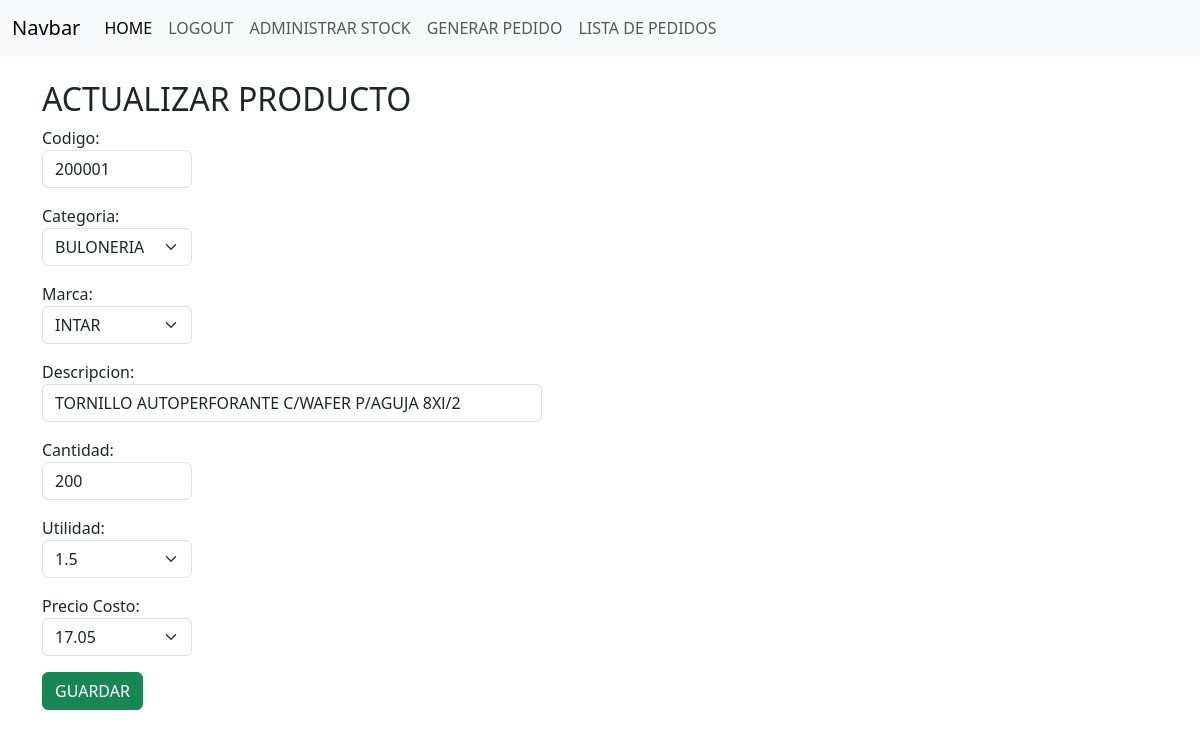
Before: /stock/actualizar/8/ (signed in) with the older database file.
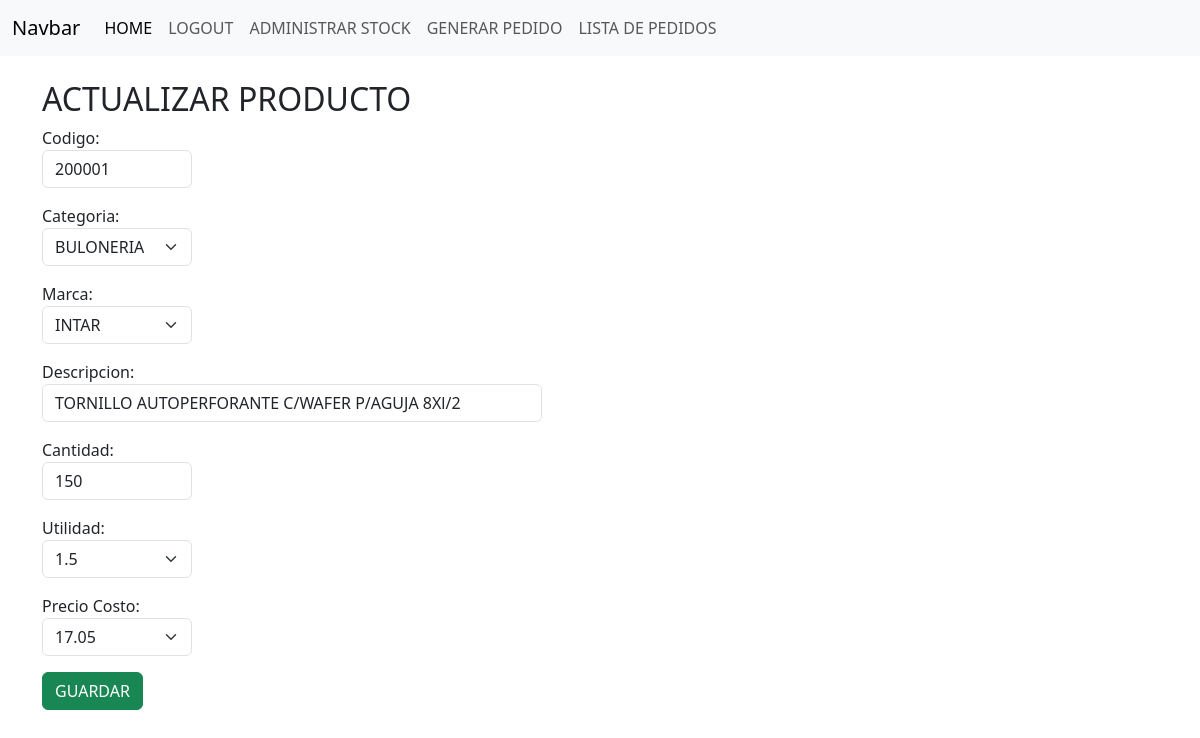
After: the same page with the newer database file.
### stock/models.py (models this page shows)
class Producto(models.Model):
    categoria = models.ForeignKey(Categorias, on_delete=models.CASCADE)
    marca = models.ForeignKey(Marcas, on_delete=models.CASCADE)
    codigo = models.IntegerField()
    descripcion = models.CharField(max_length = 150)
    cantidad = models.IntegerField()
    precioCosto = models.FloatField(default=0.0)
    utilidad = models.ForeignKey(Utilidad, on_delete=models.CASCADE)
    precioPublico= models.FloatField(default=0.0)

### stock/views.py (the view)
# urls.py: path('stock/actualizar/<int:id>/', views.actualizar, name='actualizar'),
@login_required
def actualizar(request, id):
    producto = get_object_or_404 (Producto, id=id)
    if request.method=='GET':
        form = ProductoForm(instance=producto)
        return render(request, 'actualizar.html',{
            'form': form,
            'producto': producto
        })
    elif request.method=='POST':
        form = ProductoForm(request.POST, instance=producto)
        if form.is_valid():
            form.save()  # Esto guarda los datos en la base de datos
            print(request.POST)
            return redirect('stock')
    else:
        return render(request, 'actualizar.html', {'form': None, 'producto': None})

### stock/forms.py
class ProductoForm(ModelForm):
    class Meta:
        model= Producto
        fields=('codigo', 'categoria' , 'marca' , 'descripcion' , 'cantidad' , 'utilidad' ,'precioCosto')
        widgets ={
            'codigo': forms.NumberInput(attrs={'class': 'form-control','id':'codigo','style': 'width: 150px'}),
            'categoria': forms.Select(attrs={'class': 'form-select','style': 'width: 150px','placeholder': 'Seleccione la categoría'}),
            'marca': forms.Select(attrs={'class': 'form-select','id':'marca','style': 'width: 150px','placeholder': 'Seleccione la marca'}),
            'descripcion': forms.TextInput(attrs={'class': 'form-control', 'id':'descripcion','style': 'width: 500px'}),
            'cantidad': forms.NumberInput(attrs={'class': 'form-control','id':'cantidad','style': 'width: 150px'}),
            'utilidad': forms.Select(attrs={'class': 'form-select','style': 'width: 150px','placeholder': 'Seleccione la utilidad'}),
            'precioCosto': forms.NumberInput(attrs={'class': 'form-select','style': 'width: 150px'}),
        }
        labels = {
            'precioCosto': 'Precio Costo',
        }

### stock/models.py (called while the page is built)
    def __str__ (self):
        return str(self.utilValor)

### stock/templates/actualizar.html (shortened to what this page needs)
{% extends 'base.html' %} {% block content %}
{% load static %}
<div class="container">
    <div><h2>ACTUALIZAR PRODUCTO</h2></div>
    <form method="POST" action="{% url 'actualizar' id=producto.id %}">
        {{ form.as_p }}
        <button class="btn btn-success">
            GUARDAR
        </button>
    </form>
</div>
{% endblock %}

Changed rows visible on the page:
changed Producto "BULONERIA": cantidad "200" → "150"
